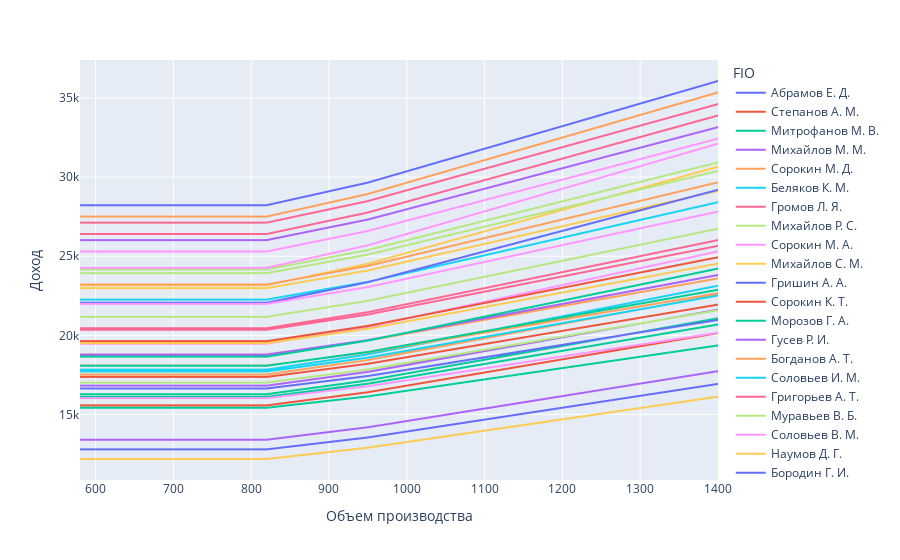

Notebook code for this chart:
### Code cell
fig = px.line(df.sort_values(by ="Объем производства" ), x="Объем производства", y="Доход", color='FIO')
fig.show()
